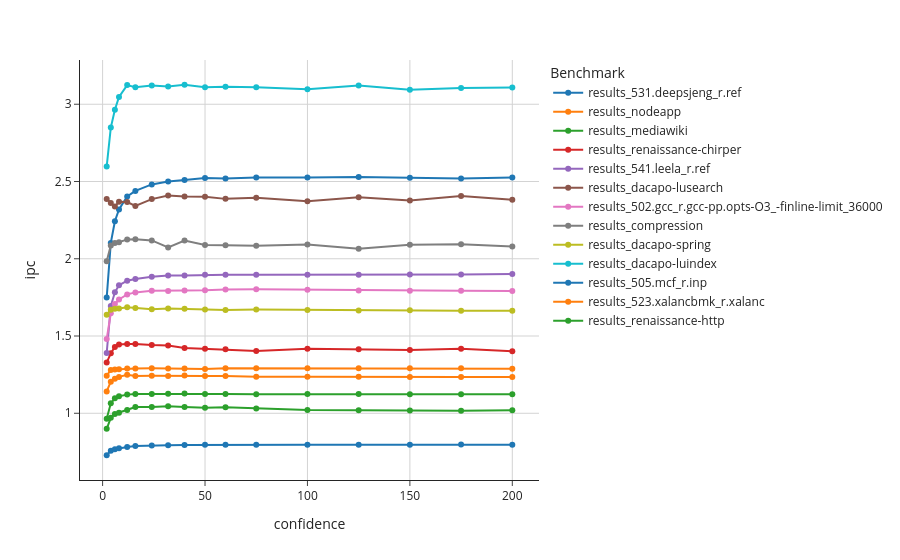
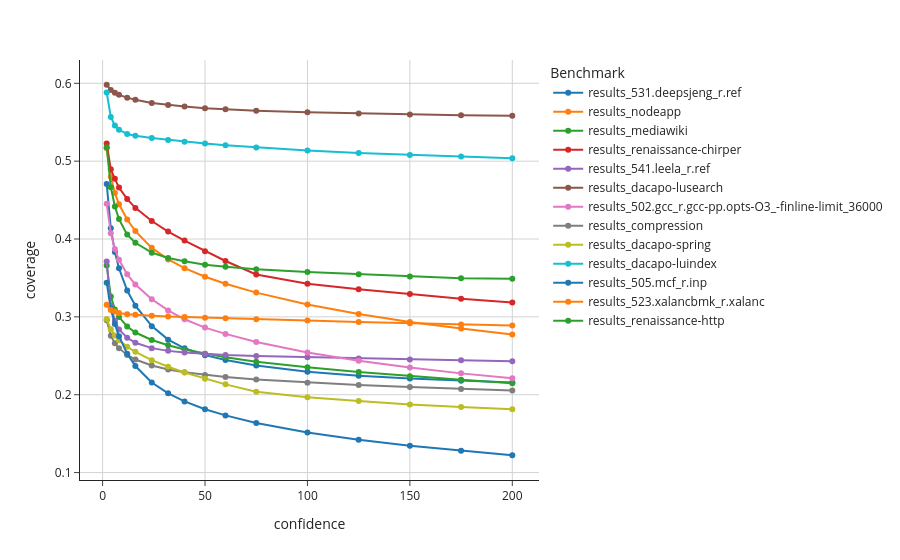
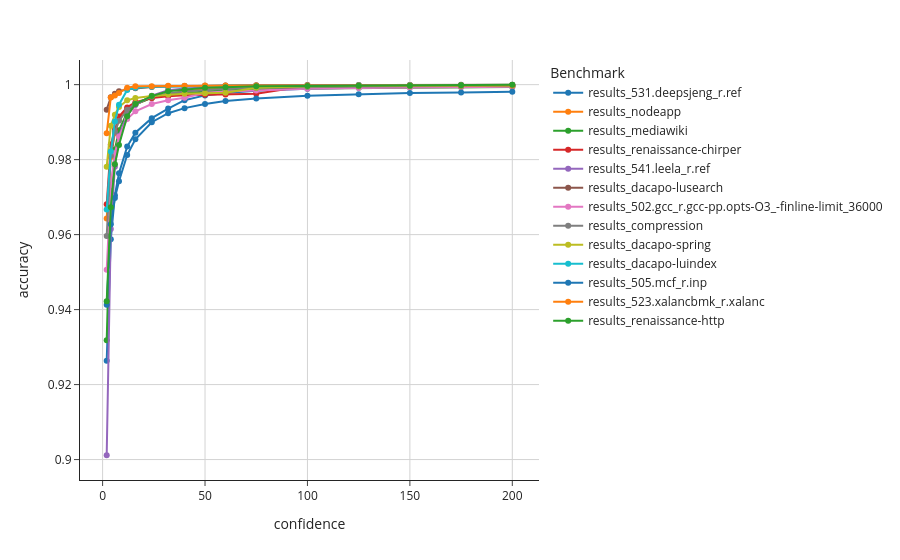
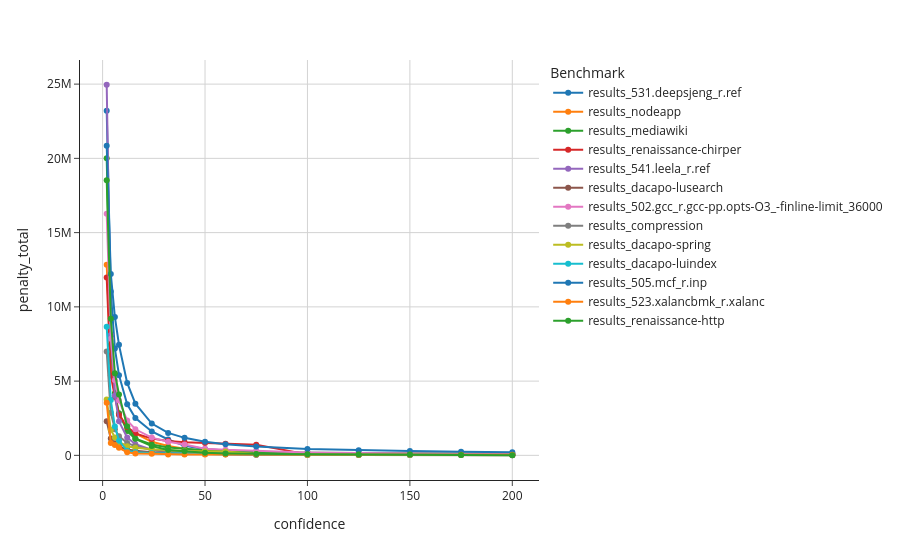

Source (notebook cell) for these figures, in order:
### Markdown cell above
### 2.2 Val comparisons
#### 2.2.1 Lines

### Code cell
pio.templates.default = "simple_white"

data["experiment"]="noStride_newConf_delay8_rtz_64KiBTab"
data["result_path"]= f"results/{data["experiment"]}/"

x_col = "confidence"
y_cols = list(data["stats"].keys())
df=pd.DataFrame()

for file in os.listdir(Path(data["result_path"])):
    file_path = os.path.join(Path(data["result_path"],file))
    temp=pd.read_csv(file_path)
    #print(file)
    temp["Benchmark"]= file[:-4]
    df = pd.concat([df,temp], ignore_index=True)

df.reset_index()
#display(df)
fig=go.Figure()

for col in y_cols:
    if col != "pdfs":
        fig = px.line(
            df,
            x=x_col,
            y=col,
            color="Benchmark",
            markers=True
        )
        fig.update_xaxes(showgrid=True, gridcolor="lightgray", gridwidth=1)
        fig.update_yaxes(showgrid=True, gridcolor="lightgray", gridwidth=1)
        fig.show()

### Figure 1 — Plotly figure (JSON) as saved in the notebook; plotly's stock layout.template omitted (floating-point values rounded to 4 significant figures)
{"data": [{"hovertemplate": "Benchmark=results_531.deepsjeng_r.ref<br>confidence=%{x}<br>ipc=%{y}<extra></extra>", "legendgroup": "results_531.deepsjeng_r.ref", "line": {"color": "#1F77B4", "dash": "solid"}, "marker": {"symbol": "circle"}, "mode": "lines+markers", "name": "results_531.deepsjeng_r.ref", "orientation": "v", "showlegend": true, "type": "scatter", "x": [2, 4, 6, 8, 12, 16, 24, 32, 40, 50, 60, 75, 100, 125, 150, 175, 200], "xaxis": "x", "y": [1.749, 2.103, 2.243, 2.319, 2.404, 2.439, 2.481, 2.501, 2.51, 2.523, 2.519, 2.525, 2.526, 2.53, 2.525, 2.519, 2.525], "yaxis": "y"}, {"hovertemplate": "Benchmark=results_nodeapp<br>confidence=%{x}<br>ipc=%{y}<extra></extra>", "legendgroup": "results_nodeapp", "line": {"color": "#FF7F0E", "dash": "solid"}, "marker": {"symbol": "circle"}, "mode": "lines+markers", "name": "results_nodeapp", "orientation": "v", "showlegend": true, "type": "scatter", "x": [2, 4, 6, 8, 12, 16, 24, 32, 40, 50, 60, 75, 100, 125, 150, 175, 200], "xaxis": "x", "y": [1.141, 1.204, 1.224, 1.236, 1.249, 1.241, 1.243, 1.241, 1.244, 1.241, 1.241, 1.237, 1.236, 1.237, 1.234, 1.234, 1.234], "yaxis": "y"}, {"hovertemplate": "Benchmark=results_mediawiki<br>confidence=%{x}<br>ipc=%{y}<extra></extra>", "legendgroup": "results_mediawiki", "line": {"color": "#2CA02C", "dash": "solid"}, "marker": {"symbol": "circle"}, "mode": "lines+markers", "name": "results_mediawiki", "orientation": "v", "showlegend": true, "type": "scatter", "x": [2, 4, 6, 8, 12, 16, 24, 32, 40, 50, 60, 75, 100, 125, 150, 175, 200], "xaxis": "x", "y": [0.9651, 1.064, 1.098, 1.111, 1.121, 1.125, 1.125, 1.126, 1.128, 1.125, 1.125, 1.124, 1.125, 1.124, 1.123, 1.124, 1.123], "yaxis": "y"}, {"hovertemplate": "Benchmark=results_renaissance-chirper<br>confidence=%{x}<br>ipc=%{y}<extra></extra>", "legendgroup": "results_renaissance-chirper", "line": {"color": "#D62728", "dash": "solid"}, "marker": {"symbol": "circle"}, "mode": "lines+markers", "name": "results_renaissance-chirper", "orientation": "v", "showlegend": true, "type": "scatter", "x": [2, 4, 6, 8, 12, 16, 24, 32, 40, 50, 60, 75, 100, 125, 150, 175, 200], "xaxis": "x", "y": [1.328, 1.388, 1.428, 1.445, 1.448, 1.448, 1.442, 1.439, 1.423, 1.417, 1.414, 1.403, 1.417, 1.414, 1.41, 1.417, 1.402], "yaxis": "y"}, {"hovertemplate": "Benchmark=results_541.leela_r.ref<br>confidence=%{x}<br>ipc=%{y}<extra></extra>", "legendgroup": "results_541.leela_r.ref", "line": {"color": "#9467BD", "dash": "solid"}, "marker": {"symbol": "circle"}, "mode": "lines+markers", "name": "results_541.leela_r.ref", "orientation": "v", "showlegend": true, "type": "scatter", "x": [2, 4, 6, 8, 12, 16, 24, 32, 40, 50, 60, 75, 100, 125, 150, 175, 200], "xaxis": "x", "y": [1.391, 1.693, 1.783, 1.828, 1.858, 1.869, 1.883, 1.892, 1.892, 1.896, 1.896, 1.897, 1.897, 1.896, 1.897, 1.899, 1.902], "yaxis": "y"}, {"hovertemplate": "Benchmark=results_dacapo-lusearch<br>confidence=%{x}<br>ipc=%{y}<extra></extra>", "legendgroup": "results_dacapo-lusearch", "line": {"color": "#8C564B", "dash": "solid"}, "marker": {"symbol": "circle"}, "mode": "lines+markers", "name": "results_dacapo-lusearch", "orientation": "v", "showlegend": true, "type": "scatter", "x": [2, 4, 6, 8, 12, 16, 24, 32, 40, 50, 60, 75, 100, 125, 150, 175, 200], "xaxis": "x", "y": [2.387, 2.361, 2.338, 2.368, 2.367, 2.342, 2.386, 2.409, 2.403, 2.402, 2.388, 2.395, 2.371, 2.397, 2.377, 2.407, 2.382], "yaxis": "y"}, {"hovertemplate": "Benchmark=results_502.gcc_r.gcc-pp.opts-O3_-finline-limit_36000<br>confidence=%{x}<br>ipc=%{y}<extra></extra>", "legendgroup": "results_502.gcc_r.gcc-pp.opts-O3_-finline-limit_36000", "line": {"color": "#E377C2", "dash": "solid"}, "marker": {"symbol": "circle"}, "mode": "lines+markers", "name": "results_502.gcc_r.gcc-pp.opts-O3_-finline-limit_36000", "orientation": "v", "showlegend": true, "type": "scatter", "x": [2, 4, 6, 8, 12, 16, 24, 32, 40, 50, 60, 75, 100, 125, 150, 175, 200], "xaxis": "x", "y": [1.481, 1.647, 1.707, 1.736, 1.769, 1.782, 1.793, 1.792, 1.795, 1.797, 1.801, 1.802, 1.799, 1.795, 1.794, 1.792, 1.792], "yaxis": "y"}, {"hovertemplate": "Benchmark=results_compression<br>confidence=%{x}<br>ipc=%{y}<extra></extra>", "legendgroup": "results_compression", "line": {"color": "#7F7F7F", "dash": "solid"}, "marker": {"symbol": "circle"}, "mode": "lines+markers", "name": "results_compression", "orientation": "v", "showlegend": true, "type": "scatter", "x": [2, 4, 6, 8, 12, 16, 24, 32, 40, 50, 60, 75, 100, 125, 150, 175, 200], "xaxis": "x", "y": [1.984, 2.086, 2.101, 2.107, 2.125, 2.127, 2.119, 2.074, 2.118, 2.09, 2.087, 2.085, 2.093, 2.065, 2.09, 2.094, 2.079], "yaxis": "y"}, {"hovertemplate": "Benchmark=results_dacapo-spring<br>confidence=%{x}<br>ipc=%{y}<extra></extra>", "legendgroup": "results_dacapo-spring", "line": {"color": "#BCBD22", "dash": "solid"}, "marker": {"symbol": "circle"}, "mode": "lines+markers", "name": "results_dacapo-spring", "orientation": "v", "showlegend": true, "type": "scatter", "x": [2, 4, 6, 8, 12, 16, 24, 32, 40, 50, 60, 75, 100, 125, 150, 175, 200], "xaxis": "x", "y": [1.638, 1.67, 1.677, 1.678, 1.686, 1.682, 1.673, 1.678, 1.677, 1.672, 1.669, 1.671, 1.669, 1.665, 1.666, 1.664, 1.663], "yaxis": "y"}, {"hovertemplate": "Benchmark=results_dacapo-luindex<br>confidence=%{x}<br>ipc=%{y}<extra></extra>", "legendgroup": "results_dacapo-luindex", "line": {"color": "#17BECF", "dash": "solid"}, "marker": {"symbol": "circle"}, "mode": "lines+markers", "name": "results_dacapo-luindex", "orientation": "v", "showlegend": true, "type": "scatter", "x": [2, 4, 6, 8, 12, 16, 24, 32, 40, 50, 60, 75, 100, 125, 150, 175, 200], "xaxis": "x", "y": [2.598, 2.849, 2.965, 3.047, 3.124, 3.11, 3.122, 3.115, 3.126, 3.111, 3.114, 3.111, 3.097, 3.121, 3.093, 3.105, 3.108], "yaxis": "y"}, {"hovertemplate": "Benchmark=results_505.mcf_r.inp<br>confidence=%{x}<br>ipc=%{y}<extra></extra>", "legendgroup": "results_505.mcf_r.inp", "line": {"color": "#1F77B4", "dash": "solid"}, "marker": {"symbol": "circle"}, "mode": "lines+markers", "name": "results_505.mcf_r.inp", "orientation": "v", "showlegend": true, "type": "scatter", "x": [2, 4, 6, 8, 12, 16, 24, 32, 40, 50, 60, 75, 100, 125, 150, 175, 200], "xaxis": "x", "y": [0.7283, 0.7578, 0.7676, 0.774, 0.7824, 0.7875, 0.7916, 0.7933, 0.7945, 0.7956, 0.7961, 0.7967, 0.7966, 0.7965, 0.7969, 0.7976, 0.797], "yaxis": "y"}, {"hovertemplate": "Benchmark=results_523.xalancbmk_r.xalanc<br>confidence=%{x}<br>ipc=%{y}<extra></extra>", "legendgroup": "results_523.xalancbmk_r.xalanc", "line": {"color": "#FF7F0E", "dash": "solid"}, "marker": {"symbol": "circle"}, "mode": "lines+markers", "name": "results_523.xalancbmk_r.xalanc", "orientation": "v", "showlegend": true, "type": "scatter", "x": [2, 4, 6, 8, 12, 16, 24, 32, 40, 50, 60, 75, 100, 125, 150, 175, 200], "xaxis": "x", "y": [1.244, 1.281, 1.283, 1.285, 1.29, 1.29, 1.291, 1.29, 1.29, 1.287, 1.291, 1.291, 1.291, 1.292, 1.291, 1.291, 1.288], "yaxis": "y"}, {"hovertemplate": "Benchmark=results_renaissance-http<br>confidence=%{x}<br>ipc=%{y}<extra></extra>", "legendgroup": "results_renaissance-http", "line": {"color": "#2CA02C", "dash": "solid"}, "marker": {"symbol": "circle"}, "mode": "lines+markers", "name": "results_renaissance-http", "orientation": "v", "showlegend": true, "type": "scatter", "x": [2, 4, 6, 8, 12, 16, 24, 32, 40, 50, 60, 75, 100, 125, 150, 175, 200], "xaxis": "x", "y": [0.8994, 0.9708, 0.9957, 1.004, 1.021, 1.04, 1.04, 1.046, 1.041, 1.035, 1.038, 1.031, 1.021, 1.02, 1.018, 1.016, 1.02], "yaxis": "y"}], "layout": {"legend": {"title": {"text": "Benchmark"}, "tracegroupgap": 0}, "margin": {"t": 60}, "xaxis": {"anchor": "y", "domain": [0, 1], "gridcolor": "lightgray", "gridwidth": 1, "showgrid": true, "title": {"text": "confidence"}}, "yaxis": {"anchor": "x", "domain": [0, 1], "gridcolor": "lightgray", "gridwidth": 1, "showgrid": true, "title": {"text": "ipc"}}}}

### Figure 2 — Plotly figure (JSON) as saved in the notebook; plotly's stock layout.template omitted (floating-point values rounded to 4 significant figures)
{"data": [{"hovertemplate": "Benchmark=results_531.deepsjeng_r.ref<br>confidence=%{x}<br>coverage=%{y}<extra></extra>", "legendgroup": "results_531.deepsjeng_r.ref", "line": {"color": "#1F77B4", "dash": "solid"}, "marker": {"symbol": "circle"}, "mode": "lines+markers", "name": "results_531.deepsjeng_r.ref", "orientation": "v", "showlegend": true, "type": "scatter", "x": [2, 4, 6, 8, 12, 16, 24, 32, 40, 50, 60, 75, 100, 125, 150, 175, 200], "xaxis": "x", "y": [0.4708, 0.4138, 0.3833, 0.3624, 0.3338, 0.3144, 0.2881, 0.2708, 0.2597, 0.2509, 0.2445, 0.2375, 0.2296, 0.2245, 0.2207, 0.2179, 0.2157], "yaxis": "y"}, {"hovertemplate": "Benchmark=results_nodeapp<br>confidence=%{x}<br>coverage=%{y}<extra></extra>", "legendgroup": "results_nodeapp", "line": {"color": "#FF7F0E", "dash": "solid"}, "marker": {"symbol": "circle"}, "mode": "lines+markers", "name": "results_nodeapp", "orientation": "v", "showlegend": true, "type": "scatter", "x": [2, 4, 6, 8, 12, 16, 24, 32, 40, 50, 60, 75, 100, 125, 150, 175, 200], "xaxis": "x", "y": [0.5165, 0.48, 0.4591, 0.4446, 0.425, 0.4102, 0.3886, 0.3738, 0.3625, 0.3515, 0.3425, 0.3312, 0.316, 0.3037, 0.2935, 0.2849, 0.2775], "yaxis": "y"}, {"hovertemplate": "Benchmark=results_mediawiki<br>confidence=%{x}<br>coverage=%{y}<extra></extra>", "legendgroup": "results_mediawiki", "line": {"color": "#2CA02C", "dash": "solid"}, "marker": {"symbol": "circle"}, "mode": "lines+markers", "name": "results_mediawiki", "orientation": "v", "showlegend": true, "type": "scatter", "x": [2, 4, 6, 8, 12, 16, 24, 32, 40, 50, 60, 75, 100, 125, 150, 175, 200], "xaxis": "x", "y": [0.366, 0.3263, 0.3096, 0.2998, 0.2877, 0.2799, 0.2703, 0.2635, 0.2581, 0.2526, 0.2481, 0.2424, 0.2351, 0.2292, 0.2238, 0.2192, 0.2147], "yaxis": "y"}, {"hovertemplate": "Benchmark=results_renaissance-chirper<br>confidence=%{x}<br>coverage=%{y}<extra></extra>", "legendgroup": "results_renaissance-chirper", "line": {"color": "#D62728", "dash": "solid"}, "marker": {"symbol": "circle"}, "mode": "lines+markers", "name": "results_renaissance-chirper", "orientation": "v", "showlegend": true, "type": "scatter", "x": [2, 4, 6, 8, 12, 16, 24, 32, 40, 50, 60, 75, 100, 125, 150, 175, 200], "xaxis": "x", "y": [0.5226, 0.4895, 0.4773, 0.4661, 0.4513, 0.44, 0.4231, 0.4095, 0.3979, 0.3844, 0.3718, 0.3544, 0.3424, 0.3356, 0.3293, 0.3234, 0.3183], "yaxis": "y"}, {"hovertemplate": "Benchmark=results_541.leela_r.ref<br>confidence=%{x}<br>coverage=%{y}<extra></extra>", "legendgroup": "results_541.leela_r.ref", "line": {"color": "#9467BD", "dash": "solid"}, "marker": {"symbol": "circle"}, "mode": "lines+markers", "name": "results_541.leela_r.ref", "orientation": "v", "showlegend": true, "type": "scatter", "x": [2, 4, 6, 8, 12, 16, 24, 32, 40, 50, 60, 75, 100, 125, 150, 175, 200], "xaxis": "x", "y": [0.3711, 0.3142, 0.2949, 0.2839, 0.2731, 0.2668, 0.2598, 0.2563, 0.2541, 0.2522, 0.2509, 0.2497, 0.2481, 0.2467, 0.2454, 0.2441, 0.243], "yaxis": "y"}, {"hovertemplate": "Benchmark=results_dacapo-lusearch<br>confidence=%{x}<br>coverage=%{y}<extra></extra>", "legendgroup": "results_dacapo-lusearch", "line": {"color": "#8C564B", "dash": "solid"}, "marker": {"symbol": "circle"}, "mode": "lines+markers", "name": "results_dacapo-lusearch", "orientation": "v", "showlegend": true, "type": "scatter", "x": [2, 4, 6, 8, 12, 16, 24, 32, 40, 50, 60, 75, 100, 125, 150, 175, 200], "xaxis": "x", "y": [0.5981, 0.5915, 0.5879, 0.5852, 0.5816, 0.5789, 0.5748, 0.5721, 0.5701, 0.5681, 0.5666, 0.5648, 0.5628, 0.5613, 0.56, 0.559, 0.5583], "yaxis": "y"}, {"hovertemplate": "Benchmark=results_502.gcc_r.gcc-pp.opts-O3_-finline-limit_36000<br>confidence=%{x}<br>coverage=%{y}<extra></extra>", "legendgroup": "results_502.gcc_r.gcc-pp.opts-O3_-finline-limit_36000", "line": {"color": "#E377C2", "dash": "solid"}, "marker": {"symbol": "circle"}, "mode": "lines+markers", "name": "results_502.gcc_r.gcc-pp.opts-O3_-finline-limit_36000", "orientation": "v", "showlegend": true, "type": "scatter", "x": [2, 4, 6, 8, 12, 16, 24, 32, 40, 50, 60, 75, 100, 125, 150, 175, 200], "xaxis": "x", "y": [0.4451, 0.4075, 0.3872, 0.3734, 0.3546, 0.3415, 0.3226, 0.3083, 0.2969, 0.2862, 0.2781, 0.2678, 0.2542, 0.2437, 0.2349, 0.2274, 0.221], "yaxis": "y"}, {"hovertemplate": "Benchmark=results_compression<br>confidence=%{x}<br>coverage=%{y}<extra></extra>", "legendgroup": "results_compression", "line": {"color": "#7F7F7F", "dash": "solid"}, "marker": {"symbol": "circle"}, "mode": "lines+markers", "name": "results_compression", "orientation": "v", "showlegend": true, "type": "scatter", "x": [2, 4, 6, 8, 12, 16, 24, 32, 40, 50, 60, 75, 100, 125, 150, 175, 200], "xaxis": "x", "y": [0.2958, 0.2758, 0.2662, 0.2598, 0.2511, 0.2452, 0.2375, 0.2325, 0.2289, 0.2254, 0.2227, 0.2196, 0.2155, 0.2124, 0.2098, 0.2074, 0.2054], "yaxis": "y"}, {"hovertemplate": "Benchmark=results_dacapo-spring<br>confidence=%{x}<br>coverage=%{y}<extra></extra>", "legendgroup": "results_dacapo-spring", "line": {"color": "#BCBD22", "dash": "solid"}, "marker": {"symbol": "circle"}, "mode": "lines+markers", "name": "results_dacapo-spring", "orientation": "v", "showlegend": true, "type": "scatter", "x": [2, 4, 6, 8, 12, 16, 24, 32, 40, 50, 60, 75, 100, 125, 150, 175, 200], "xaxis": "x", "y": [0.2972, 0.284, 0.2762, 0.2701, 0.2616, 0.2551, 0.2444, 0.2359, 0.2286, 0.2206, 0.2133, 0.2037, 0.1969, 0.1918, 0.1875, 0.1843, 0.1813], "yaxis": "y"}, {"hovertemplate": "Benchmark=results_dacapo-luindex<br>confidence=%{x}<br>coverage=%{y}<extra></extra>", "legendgroup": "results_dacapo-luindex", "line": {"color": "#17BECF", "dash": "solid"}, "marker": {"symbol": "circle"}, "mode": "lines+markers", "name": "results_dacapo-luindex", "orientation": "v", "showlegend": true, "type": "scatter", "x": [2, 4, 6, 8, 12, 16, 24, 32, 40, 50, 60, 75, 100, 125, 150, 175, 200], "xaxis": "x", "y": [0.5882, 0.5569, 0.5457, 0.5403, 0.5349, 0.5327, 0.5297, 0.5272, 0.5251, 0.5226, 0.5204, 0.5175, 0.5136, 0.5104, 0.508, 0.5059, 0.5039], "yaxis": "y"}, {"hovertemplate": "Benchmark=results_505.mcf_r.inp<br>confidence=%{x}<br>coverage=%{y}<extra></extra>", "legendgroup": "results_505.mcf_r.inp", "line": {"color": "#1F77B4", "dash": "solid"}, "marker": {"symbol": "circle"}, "mode": "lines+markers", "name": "results_505.mcf_r.inp", "orientation": "v", "showlegend": true, "type": "scatter", "x": [2, 4, 6, 8, 12, 16, 24, 32, 40, 50, 60, 75, 100, 125, 150, 175, 200], "xaxis": "x", "y": [0.344, 0.3108, 0.2907, 0.2752, 0.2526, 0.2368, 0.2157, 0.2018, 0.1914, 0.1813, 0.1734, 0.1638, 0.1516, 0.1422, 0.1345, 0.128, 0.1223], "yaxis": "y"}, {"hovertemplate": "Benchmark=results_523.xalancbmk_r.xalanc<br>confidence=%{x}<br>coverage=%{y}<extra></extra>", "legendgroup": "results_523.xalancbmk_r.xalanc", "line": {"color": "#FF7F0E", "dash": "solid"}, "marker": {"symbol": "circle"}, "mode": "lines+markers", "name": "results_523.xalancbmk_r.xalanc", "orientation": "v", "showlegend": true, "type": "scatter", "x": [2, 4, 6, 8, 12, 16, 24, 32, 40, 50, 60, 75, 100, 125, 150, 175, 200], "xaxis": "x", "y": [0.3155, 0.3089, 0.3068, 0.3051, 0.3035, 0.3027, 0.3016, 0.3006, 0.2999, 0.299, 0.2982, 0.297, 0.2952, 0.2935, 0.2919, 0.2903, 0.2888], "yaxis": "y"}, {"hovertemplate": "Benchmark=results_renaissance-http<br>confidence=%{x}<br>coverage=%{y}<extra></extra>", "legendgroup": "results_renaissance-http", "line": {"color": "#2CA02C", "dash": "solid"}, "marker": {"symbol": "circle"}, "mode": "lines+markers", "name": "results_renaissance-http", "orientation": "v", "showlegend": true, "type": "scatter", "x": [2, 4, 6, 8, 12, 16, 24, 32, 40, 50, 60, 75, 100, 125, 150, 175, 200], "xaxis": "x", "y": [0.5179, 0.4666, 0.4418, 0.4256, 0.4057, 0.3952, 0.3825, 0.3756, 0.3715, 0.3669, 0.3642, 0.3612, 0.3576, 0.3547, 0.3518, 0.3496, 0.349], "yaxis": "y"}], "layout": {"legend": {"title": {"text": "Benchmark"}, "tracegroupgap": 0}, "margin": {"t": 60}, "xaxis": {"anchor": "y", "domain": [0, 1], "gridcolor": "lightgray", "gridwidth": 1, "showgrid": true, "title": {"text": "confidence"}}, "yaxis": {"anchor": "x", "domain": [0, 1], "gridcolor": "lightgray", "gridwidth": 1, "showgrid": true, "title": {"text": "coverage"}}}}

### Figure 3 — Plotly figure (JSON) as saved in the notebook; plotly's stock layout.template omitted (floating-point values rounded to 4 significant figures)
{"data": [{"hovertemplate": "Benchmark=results_531.deepsjeng_r.ref<br>confidence=%{x}<br>accuracy=%{y}<extra></extra>", "legendgroup": "results_531.deepsjeng_r.ref", "line": {"color": "#1F77B4", "dash": "solid"}, "marker": {"symbol": "circle"}, "mode": "lines+markers", "name": "results_531.deepsjeng_r.ref", "orientation": "v", "showlegend": true, "type": "scatter", "x": [2, 4, 6, 8, 12, 16, 24, 32, 40, 50, 60, 75, 100, 125, 150, 175, 200], "xaxis": "x", "y": [0.9263, 0.9588, 0.9705, 0.9764, 0.9835, 0.9872, 0.9911, 0.9936, 0.9959, 0.9971, 0.9978, 0.9983, 0.9989, 0.9992, 0.9994, 0.9996, 0.9996], "yaxis": "y"}, {"hovertemplate": "Benchmark=results_nodeapp<br>confidence=%{x}<br>accuracy=%{y}<extra></extra>", "legendgroup": "results_nodeapp", "line": {"color": "#FF7F0E", "dash": "solid"}, "marker": {"symbol": "circle"}, "mode": "lines+markers", "name": "results_nodeapp", "orientation": "v", "showlegend": true, "type": "scatter", "x": [2, 4, 6, 8, 12, 16, 24, 32, 40, 50, 60, 75, 100, 125, 150, 175, 200], "xaxis": "x", "y": [0.9643, 0.9807, 0.9871, 0.9906, 0.9935, 0.9947, 0.9966, 0.9975, 0.9982, 0.9988, 0.9989, 0.9991, 0.9993, 0.9994, 0.9995, 0.9996, 0.9997], "yaxis": "y"}, {"hovertemplate": "Benchmark=results_mediawiki<br>confidence=%{x}<br>accuracy=%{y}<extra></extra>", "legendgroup": "results_mediawiki", "line": {"color": "#2CA02C", "dash": "solid"}, "marker": {"symbol": "circle"}, "mode": "lines+markers", "name": "results_mediawiki", "orientation": "v", "showlegend": true, "type": "scatter", "x": [2, 4, 6, 8, 12, 16, 24, 32, 40, 50, 60, 75, 100, 125, 150, 175, 200], "xaxis": "x", "y": [0.9318, 0.9708, 0.9827, 0.9878, 0.9926, 0.9948, 0.9965, 0.9973, 0.9977, 0.9982, 0.9984, 0.9988, 0.999, 0.9992, 0.9993, 0.9994, 0.9994], "yaxis": "y"}, {"hovertemplate": "Benchmark=results_renaissance-chirper<br>confidence=%{x}<br>accuracy=%{y}<extra></extra>", "legendgroup": "results_renaissance-chirper", "line": {"color": "#D62728", "dash": "solid"}, "marker": {"symbol": "circle"}, "mode": "lines+markers", "name": "results_renaissance-chirper", "orientation": "v", "showlegend": true, "type": "scatter", "x": [2, 4, 6, 8, 12, 16, 24, 32, 40, 50, 60, 75, 100, 125, 150, 175, 200], "xaxis": "x", "y": [0.9681, 0.984, 0.988, 0.9915, 0.9939, 0.9953, 0.9964, 0.9969, 0.9972, 0.9973, 0.9974, 0.9976, 0.9997, 0.9998, 0.9998, 0.9998, 0.9999], "yaxis": "y"}, {"hovertemplate": "Benchmark=results_541.leela_r.ref<br>confidence=%{x}<br>accuracy=%{y}<extra></extra>", "legendgroup": "results_541.leela_r.ref", "line": {"color": "#9467BD", "dash": "solid"}, "marker": {"symbol": "circle"}, "mode": "lines+markers", "name": "results_541.leela_r.ref", "orientation": "v", "showlegend": true, "type": "scatter", "x": [2, 4, 6, 8, 12, 16, 24, 32, 40, 50, 60, 75, 100, 125, 150, 175, 200], "xaxis": "x", "y": [0.9012, 0.9615, 0.9781, 0.9864, 0.9919, 0.9946, 0.9971, 0.9985, 0.999, 0.9993, 0.9995, 0.9997, 0.9998, 0.9998, 0.9998, 0.9998, 0.9998], "yaxis": "y"}, {"hovertemplate": "Benchmark=results_dacapo-lusearch<br>confidence=%{x}<br>accuracy=%{y}<extra></extra>", "legendgroup": "results_dacapo-lusearch", "line": {"color": "#8C564B", "dash": "solid"}, "marker": {"symbol": "circle"}, "mode": "lines+markers", "name": "results_dacapo-lusearch", "orientation": "v", "showlegend": true, "type": "scatter", "x": [2, 4, 6, 8, 12, 16, 24, 32, 40, 50, 60, 75, 100, 125, 150, 175, 200], "xaxis": "x", "y": [0.9933, 0.9966, 0.9976, 0.9982, 0.9988, 0.999, 0.9994, 0.9995, 0.9996, 0.9997, 0.9998, 0.9999, 0.9999, 0.9999, 0.9999, 0.9999, 1.0], "yaxis": "y"}, {"hovertemplate": "Benchmark=results_502.gcc_r.gcc-pp.opts-O3_-finline-limit_36000<br>confidence=%{x}<br>accuracy=%{y}<extra></extra>", "legendgroup": "results_502.gcc_r.gcc-pp.opts-O3_-finline-limit_36000", "line": {"color": "#E377C2", "dash": "solid"}, "marker": {"symbol": "circle"}, "mode": "lines+markers", "name": "results_502.gcc_r.gcc-pp.opts-O3_-finline-limit_36000", "orientation": "v", "showlegend": true, "type": "scatter", "x": [2, 4, 6, 8, 12, 16, 24, 32, 40, 50, 60, 75, 100, 125, 150, 175, 200], "xaxis": "x", "y": [0.9506, 0.9732, 0.9817, 0.9861, 0.9908, 0.9929, 0.9948, 0.9958, 0.9965, 0.9978, 0.9982, 0.9985, 0.9989, 0.9991, 0.9993, 0.9994, 0.9995], "yaxis": "y"}, {"hovertemplate": "Benchmark=results_compression<br>confidence=%{x}<br>accuracy=%{y}<extra></extra>", "legendgroup": "results_compression", "line": {"color": "#7F7F7F", "dash": "solid"}, "marker": {"symbol": "circle"}, "mode": "lines+markers", "name": "results_compression", "orientation": "v", "showlegend": true, "type": "scatter", "x": [2, 4, 6, 8, 12, 16, 24, 32, 40, 50, 60, 75, 100, 125, 150, 175, 200], "xaxis": "x", "y": [0.9596, 0.9811, 0.9874, 0.9904, 0.9933, 0.995, 0.9968, 0.9977, 0.9982, 0.9986, 0.9989, 0.9991, 0.9994, 0.9995, 0.9996, 0.9996, 0.9997], "yaxis": "y"}, {"hovertemplate": "Benchmark=results_dacapo-spring<br>confidence=%{x}<br>accuracy=%{y}<extra></extra>", "legendgroup": "results_dacapo-spring", "line": {"color": "#BCBD22", "dash": "solid"}, "marker": {"symbol": "circle"}, "mode": "lines+markers", "name": "results_dacapo-spring", "orientation": "v", "showlegend": true, "type": "scatter", "x": [2, 4, 6, 8, 12, 16, 24, 32, 40, 50, 60, 75, 100, 125, 150, 175, 200], "xaxis": "x", "y": [0.9781, 0.989, 0.992, 0.9941, 0.9958, 0.9964, 0.997, 0.9974, 0.9976, 0.9977, 0.9978, 0.9992, 0.9996, 0.9997, 0.9998, 0.9998, 0.9998], "yaxis": "y"}, {"hovertemplate": "Benchmark=results_dacapo-luindex<br>confidence=%{x}<br>accuracy=%{y}<extra></extra>", "legendgroup": "results_dacapo-luindex", "line": {"color": "#17BECF", "dash": "solid"}, "marker": {"symbol": "circle"}, "mode": "lines+markers", "name": "results_dacapo-luindex", "orientation": "v", "showlegend": true, "type": "scatter", "x": [2, 4, 6, 8, 12, 16, 24, 32, 40, 50, 60, 75, 100, 125, 150, 175, 200], "xaxis": "x", "y": [0.9667, 0.9822, 0.9902, 0.9947, 0.9986, 0.9992, 0.9994, 0.9995, 0.9996, 0.9996, 0.9997, 0.9997, 0.9998, 0.9998, 0.9998, 0.9999, 0.9999], "yaxis": "y"}, {"hovertemplate": "Benchmark=results_505.mcf_r.inp<br>confidence=%{x}<br>accuracy=%{y}<extra></extra>", "legendgroup": "results_505.mcf_r.inp", "line": {"color": "#1F77B4", "dash": "solid"}, "marker": {"symbol": "circle"}, "mode": "lines+markers", "name": "results_505.mcf_r.inp", "orientation": "v", "showlegend": true, "type": "scatter", "x": [2, 4, 6, 8, 12, 16, 24, 32, 40, 50, 60, 75, 100, 125, 150, 175, 200], "xaxis": "x", "y": [0.9413, 0.9627, 0.9697, 0.9743, 0.9812, 0.9854, 0.99, 0.9924, 0.9937, 0.9948, 0.9956, 0.9963, 0.997, 0.9975, 0.9978, 0.9979, 0.9981], "yaxis": "y"}, {"hovertemplate": "Benchmark=results_523.xalancbmk_r.xalanc<br>confidence=%{x}<br>accuracy=%{y}<extra></extra>", "legendgroup": "results_523.xalancbmk_r.xalanc", "line": {"color": "#FF7F0E", "dash": "solid"}, "marker": {"symbol": "circle"}, "mode": "lines+markers", "name": "results_523.xalancbmk_r.xalanc", "orientation": "v", "showlegend": true, "type": "scatter", "x": [2, 4, 6, 8, 12, 16, 24, 32, 40, 50, 60, 75, 100, 125, 150, 175, 200], "xaxis": "x", "y": [0.987, 0.9966, 0.9971, 0.9978, 0.9992, 0.9995, 0.9996, 0.9997, 0.9997, 0.9998, 0.9998, 0.9998, 0.9998, 0.9998, 0.9998, 0.9998, 0.9998], "yaxis": "y"}, {"hovertemplate": "Benchmark=results_renaissance-http<br>confidence=%{x}<br>accuracy=%{y}<extra></extra>", "legendgroup": "results_renaissance-http", "line": {"color": "#2CA02C", "dash": "solid"}, "marker": {"symbol": "circle"}, "mode": "lines+markers", "name": "results_renaissance-http", "orientation": "v", "showlegend": true, "type": "scatter", "x": [2, 4, 6, 8, 12, 16, 24, 32, 40, 50, 60, 75, 100, 125, 150, 175, 200], "xaxis": "x", "y": [0.9422, 0.9673, 0.9788, 0.9839, 0.9916, 0.9949, 0.997, 0.9982, 0.9986, 0.9992, 0.9993, 0.9996, 0.9997, 0.9997, 0.9997, 0.9998, 1.0], "yaxis": "y"}], "layout": {"legend": {"title": {"text": "Benchmark"}, "tracegroupgap": 0}, "margin": {"t": 60}, "xaxis": {"anchor": "y", "domain": [0, 1], "gridcolor": "lightgray", "gridwidth": 1, "showgrid": true, "title": {"text": "confidence"}}, "yaxis": {"anchor": "x", "domain": [0, 1], "gridcolor": "lightgray", "gridwidth": 1, "showgrid": true, "title": {"text": "accuracy"}}}}

### Figure 4 — Plotly figure (JSON) as saved in the notebook; plotly's stock layout.template omitted (floating-point values rounded to 4 significant figures)
{"data": [{"hovertemplate": "Benchmark=results_531.deepsjeng_r.ref<br>confidence=%{x}<br>penalty_total=%{y}<extra></extra>", "legendgroup": "results_531.deepsjeng_r.ref", "line": {"color": "#1F77B4", "dash": "solid"}, "marker": {"symbol": "circle"}, "mode": "lines+markers", "name": "results_531.deepsjeng_r.ref", "orientation": "v", "showlegend": true, "type": "scatter", "x": [2, 4, 6, 8, 12, 16, 24, 32, 40, 50, 60, 75, 100, 125, 150, 175, 200], "xaxis": "x", "y": [23210000.0, 11040000.0, 7194000.0, 5401000.0, 3439000.0, 2511000.0, 1612000.0, 1069000.0, 640600.0, 427000.0, 329100.0, 238000.0, 149700.0, 107000.0, 79220.0, 61140.0, 48700.0], "yaxis": "y"}, {"hovertemplate": "Benchmark=results_nodeapp<br>confidence=%{x}<br>penalty_total=%{y}<extra></extra>", "legendgroup": "results_nodeapp", "line": {"color": "#FF7F0E", "dash": "solid"}, "marker": {"symbol": "circle"}, "mode": "lines+markers", "name": "results_nodeapp", "orientation": "v", "showlegend": true, "type": "scatter", "x": [2, 4, 6, 8, 12, 16, 24, 32, 40, 50, 60, 75, 100, 125, 150, 175, 200], "xaxis": "x", "y": [12840000.0, 6308000.0, 4030000.0, 2808000.0, 1853000.0, 1473000.0, 910800.0, 635600.0, 441600.0, 295900.0, 250700.0, 198400.0, 151700.0, 119200.0, 100700.0, 82660.0, 63970.0], "yaxis": "y"}, {"hovertemplate": "Benchmark=results_mediawiki<br>confidence=%{x}<br>penalty_total=%{y}<extra></extra>", "legendgroup": "results_mediawiki", "line": {"color": "#2CA02C", "dash": "solid"}, "marker": {"symbol": "circle"}, "mode": "lines+markers", "name": "results_mediawiki", "orientation": "v", "showlegend": true, "type": "scatter", "x": [2, 4, 6, 8, 12, 16, 24, 32, 40, 50, 60, 75, 100, 125, 150, 175, 200], "xaxis": "x", "y": [20020000.0, 7434000.0, 4184000.0, 2831000.0, 1633000.0, 1117000.0, 727100.0, 535000.0, 439800.0, 339000.0, 293200.0, 230100.0, 182900.0, 150900.0, 126500.0, 111600.0, 101600.0], "yaxis": "y"}, {"hovertemplate": "Benchmark=results_renaissance-chirper<br>confidence=%{x}<br>penalty_total=%{y}<extra></extra>", "legendgroup": "results_renaissance-chirper", "line": {"color": "#D62728", "dash": "solid"}, "marker": {"symbol": "circle"}, "mode": "lines+markers", "name": "results_renaissance-chirper", "orientation": "v", "showlegend": true, "type": "scatter", "x": [2, 4, 6, 8, 12, 16, 24, 32, 40, 50, 60, 75, 100, 125, 150, 175, 200], "xaxis": "x", "y": [11970000.0, 5382000.0, 3934000.0, 2720000.0, 1912000.0, 1480000.0, 1125000.0, 959100.0, 883500.0, 830600.0, 787200.0, 712100.0, 66320.0, 47230.0, 38990.0, 32240.0, 31470.0], "yaxis": "y"}, {"hovertemplate": "Benchmark=results_541.leela_r.ref<br>confidence=%{x}<br>penalty_total=%{y}<extra></extra>", "legendgroup": "results_541.leela_r.ref", "line": {"color": "#9467BD", "dash": "solid"}, "marker": {"symbol": "circle"}, "mode": "lines+markers", "name": "results_541.leela_r.ref", "orientation": "v", "showlegend": true, "type": "scatter", "x": [2, 4, 6, 8, 12, 16, 24, 32, 40, 50, 60, 75, 100, 125, 150, 175, 200], "xaxis": "x", "y": [24960000.0, 8105000.0, 4034000.0, 2291000.0, 1199000.0, 752400.0, 376900.0, 207700.0, 144100.0, 106700.0, 85420.0, 48820.0, 41680.0, 37750.0, 35230.0, 33330.0, 31840.0], "yaxis": "y"}, {"hovertemplate": "Benchmark=results_dacapo-lusearch<br>confidence=%{x}<br>penalty_total=%{y}<extra></extra>", "legendgroup": "results_dacapo-lusearch", "line": {"color": "#8C564B", "dash": "solid"}, "marker": {"symbol": "circle"}, "mode": "lines+markers", "name": "results_dacapo-lusearch", "orientation": "v", "showlegend": true, "type": "scatter", "x": [2, 4, 6, 8, 12, 16, 24, 32, 40, 50, 60, 75, 100, 125, 150, 175, 200], "xaxis": "x", "y": [2291000.0, 1133000.0, 808000.0, 590400.0, 399200.0, 314100.0, 202000.0, 147200.0, 114900.0, 86940.0, 66090.0, 45090.0, 30880.0, 25800.0, 21890.0, 17160.0, 11580.0], "yaxis": "y"}, {"hovertemplate": "Benchmark=results_502.gcc_r.gcc-pp.opts-O3_-finline-limit_36000<br>confidence=%{x}<br>penalty_total=%{y}<extra></extra>", "legendgroup": "results_502.gcc_r.gcc-pp.opts-O3_-finline-limit_36000", "line": {"color": "#E377C2", "dash": "solid"}, "marker": {"symbol": "circle"}, "mode": "lines+markers", "name": "results_502.gcc_r.gcc-pp.opts-O3_-finline-limit_36000", "orientation": "v", "showlegend": true, "type": "scatter", "x": [2, 4, 6, 8, 12, 16, 24, 32, 40, 50, 60, 75, 100, 125, 150, 175, 200], "xaxis": "x", "y": [16270000.0, 7851000.0, 5065000.0, 3691000.0, 2350000.0, 1755000.0, 1195000.0, 911500.0, 733100.0, 452100.0, 369700.0, 296700.0, 198000.0, 158300.0, 125000.0, 103400.0, 87240.0], "yaxis": "y"}, {"hovertemplate": "Benchmark=results_compression<br>confidence=%{x}<br>penalty_total=%{y}<extra></extra>", "legendgroup": "results_compression", "line": {"color": "#7F7F7F", "dash": "solid"}, "marker": {"symbol": "circle"}, "mode": "lines+markers", "name": "results_compression", "orientation": "v", "showlegend": true, "type": "scatter", "x": [2, 4, 6, 8, 12, 16, 24, 32, 40, 50, 60, 75, 100, 125, 150, 175, 200], "xaxis": "x", "y": [6991000.0, 2863000.0, 1760000.0, 1279000.0, 840200.0, 606000.0, 364100.0, 260200.0, 199200.0, 151900.0, 123400.0, 97680.0, 72940.0, 60850.0, 52040.0, 47860.0, 34920.0], "yaxis": "y"}, {"hovertemplate": "Benchmark=results_dacapo-spring<br>confidence=%{x}<br>penalty_total=%{y}<extra></extra>", "legendgroup": "results_dacapo-spring", "line": {"color": "#BCBD22", "dash": "solid"}, "marker": {"symbol": "circle"}, "mode": "lines+markers", "name": "results_dacapo-spring", "orientation": "v", "showlegend": true, "type": "scatter", "x": [2, 4, 6, 8, 12, 16, 24, 32, 40, 50, 60, 75, 100, 125, 150, 175, 200], "xaxis": "x", "y": [3762000.0, 1731000.0, 1200000.0, 907600.0, 616700.0, 513600.0, 414700.0, 345400.0, 301400.0, 272900.0, 252000.0, 89510.0, 47480.0, 37700.0, 22610.0, 20260.0, 17560.0], "yaxis": "y"}, {"hovertemplate": "Benchmark=results_dacapo-luindex<br>confidence=%{x}<br>penalty_total=%{y}<extra></extra>", "legendgroup": "results_dacapo-luindex", "line": {"color": "#17BECF", "dash": "solid"}, "marker": {"symbol": "circle"}, "mode": "lines+markers", "name": "results_dacapo-luindex", "orientation": "v", "showlegend": true, "type": "scatter", "x": [2, 4, 6, 8, 12, 16, 24, 32, 40, 50, 60, 75, 100, 125, 150, 175, 200], "xaxis": "x", "y": [8659000.0, 3725000.0, 1951000.0, 975700.0, 307900.0, 203000.0, 151500.0, 124000.0, 104100.0, 89060.0, 76150.0, 61920.0, 47280.0, 37500.0, 30940.0, 27750.0, 25540.0], "yaxis": "y"}, {"hovertemplate": "Benchmark=results_505.mcf_r.inp<br>confidence=%{x}<br>penalty_total=%{y}<extra></extra>", "legendgroup": "results_505.mcf_r.inp", "line": {"color": "#1F77B4", "dash": "solid"}, "marker": {"symbol": "circle"}, "mode": "lines+markers", "name": "results_505.mcf_r.inp", "orientation": "v", "showlegend": true, "type": "scatter", "x": [2, 4, 6, 8, 12, 16, 24, 32, 40, 50, 60, 75, 100, 125, 150, 175, 200], "xaxis": "x", "y": [20860000.0, 12210000.0, 9311000.0, 7442000.0, 4875000.0, 3481000.0, 2143000.0, 1512000.0, 1178000.0, 923700.0, 750900.0, 591700.0, 435800.0, 342800.0, 284800.0, 245000.0, 213500.0], "yaxis": "y"}, {"hovertemplate": "Benchmark=results_523.xalancbmk_r.xalanc<br>confidence=%{x}<br>penalty_total=%{y}<extra></extra>", "legendgroup": "results_523.xalancbmk_r.xalanc", "line": {"color": "#FF7F0E", "dash": "solid"}, "marker": {"symbol": "circle"}, "mode": "lines+markers", "name": "results_523.xalancbmk_r.xalanc", "orientation": "v", "showlegend": true, "type": "scatter", "x": [2, 4, 6, 8, 12, 16, 24, 32, 40, 50, 60, 75, 100, 125, 150, 175, 200], "xaxis": "x", "y": [3542000.0, 826000.0, 691200.0, 506100.0, 211600.0, 120500.0, 111400.0, 59650.0, 56320.0, 52170.0, 51120.0, 48990.0, 46640.0, 45340.0, 43690.0, 42890.0, 42180.0], "yaxis": "y"}, {"hovertemplate": "Benchmark=results_renaissance-http<br>confidence=%{x}<br>penalty_total=%{y}<extra></extra>", "legendgroup": "results_renaissance-http", "line": {"color": "#2CA02C", "dash": "solid"}, "marker": {"symbol": "circle"}, "mode": "lines+markers", "name": "results_renaissance-http", "orientation": "v", "showlegend": true, "type": "scatter", "x": [2, 4, 6, 8, 12, 16, 24, 32, 40, 50, 60, 75, 100, 125, 150, 175, 200], "xaxis": "x", "y": [18530000.0, 9205000.0, 5530000.0, 4102000.0, 1956000.0, 1111000.0, 626300.0, 359700.0, 277900.0, 168500.0, 125400.0, 94410.0, 66080.0, 60900.0, 60600.0, 24430.0, 6849.0], "yaxis": "y"}], "layout": {"legend": {"title": {"text": "Benchmark"}, "tracegroupgap": 0}, "margin": {"t": 60}, "xaxis": {"anchor": "y", "domain": [0, 1], "gridcolor": "lightgray", "gridwidth": 1, "showgrid": true, "title": {"text": "confidence"}}, "yaxis": {"anchor": "x", "domain": [0, 1], "gridcolor": "lightgray", "gridwidth": 1, "showgrid": true, "title": {"text": "penalty_total"}}}}
